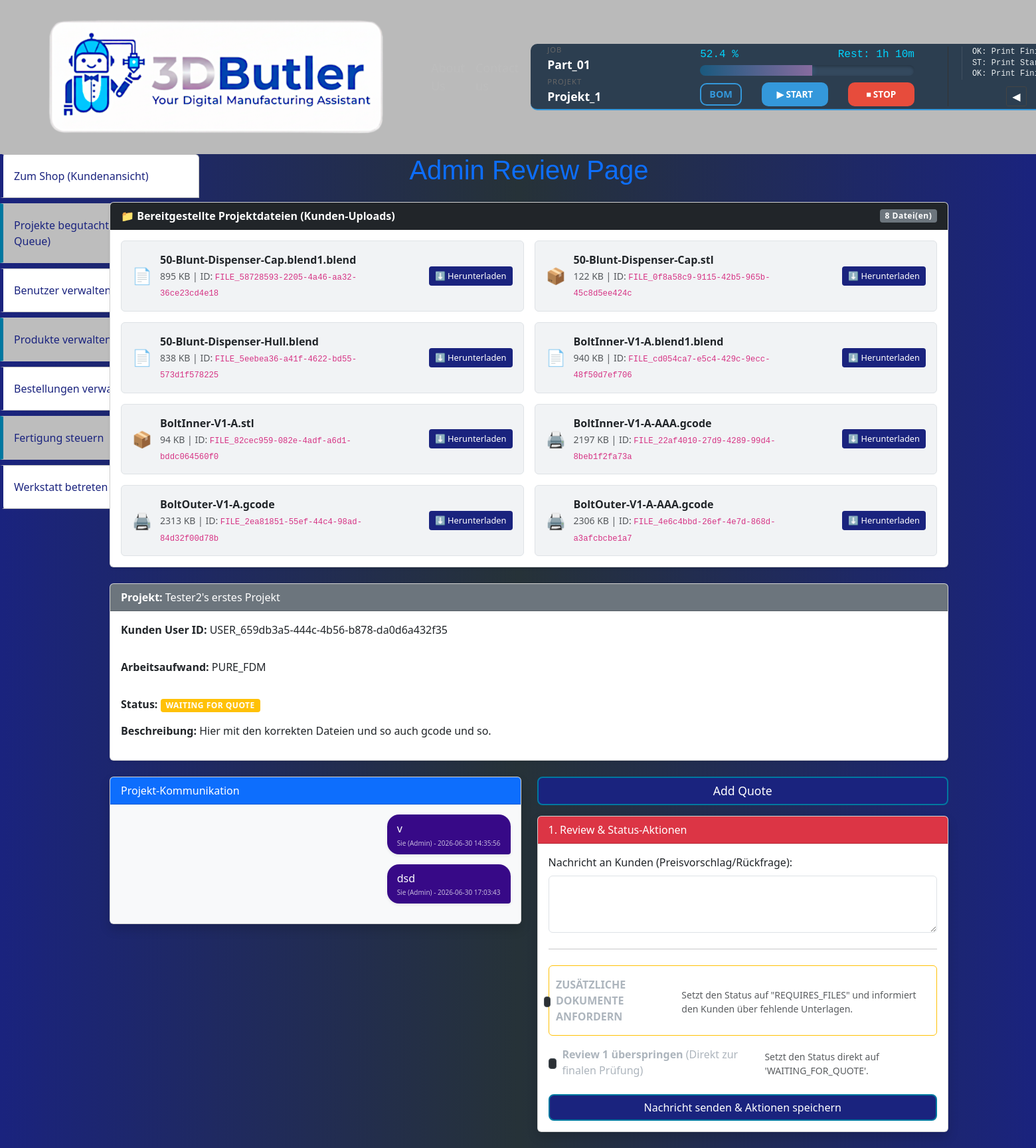
The page /admin/project/PROJ_b1d22b08-fcf6-433f-a78a-d60944efdc03 (signed in) on the database its author committed.
### tables this page shows
CREATE TABLE "Files" ( 
    "FileID" TEXT PRIMARY KEY, 
    "UserID" TEXT NOT NULL,
    "FilePath" TEXT NOT NULL,
    "FileName" TEXT NOT NULL,
    "FileSizeKB" INTEGER NOT NULL,
    FOREIGN KEY("UserID") REFERENCES "Users"("UserID")
);

CREATE TABLE "Projects" (
    "ProjectID" TEXT PRIMARY KEY,
    "FileIDs" TEXT NOT NULL,
    "UserID" TEXT NOT NULL,
    "MaterialType" TEXT NOT NULL,
    "ProjectDescription" TEXT,
    "ProjectName" TEXT,
    "ProjectQuantity" INTEGER,
    "Status" TEXT,
    "VolumeCM3" REAL,
    "PrintTimeMin" INTEGER,
    "EstimatedMaterialG" INTEGER,
    "ProfileID" TEXT,
    "MaterialID" TEXT,
    "DateAdded" DATETIME,
    "Priority" INTEGER,
    "FinalQuotePrice" REAL,
    "QuoteDate" TEXT,
    FOREIGN KEY("FileIDs") REFERENCES "Files"("FileID"),
    FOREIGN KEY("UserID") REFERENCES "Users"("UserID")
);

CREATE TABLE "ProjectMessages" ( 
    "CommID" TEXT PRIMARY KEY, 
    "ProjectID" TEXT NOT NULL, 
    "SenderType" TEXT NOT NULL, 
    "MessageText" TEXT NOT NULL, 
    "Timestamp" TEXT NOT NULL, 
    "IsUnreadAdmin" INTEGER NOT NULL DEFAULT 1, RequiresFileUpload INTEGER DEFAULT 0, RequiredFilesProvided INTEGER DEFAULT 0, 
    FOREIGN KEY("ProjectID") REFERENCES "Projects"("ProjectID") ON DELETE CASCADE 
);

### website/admin_views.py (the view)
@admin_bp.route('/project/<string:project_id>', methods=['GET'])
@check_admin
def project_details(project_id):
    project = project_manager.get_project_details(project_id)
    messages = project_manager.get_project_messages(project_id)
    if not project:
        flash("Projekt nicht gefunden.", 'danger')
        return redirect(url_for('admin_views.dashboard'))
    project_files = []
    file_ids = [fid.strip() for fid in project.get('FileIDs', '').split(',') if fid.strip()]
    for fid in file_ids:
        file_info = project_manager.get_file_by_id(fid)
        if file_info:
            project_files.append(file_info)
    return render_template(
        'admin/admin_project_detail.html',
        project=project,
        messages=messages,
        project_files=project_files
    )

### website/project_manager.py (called while the page is built)
    def get_file_by_id(self, file_id: str):
        import sqlite3
        query = "SELECT FileID, UserID, FilePath, FileName, FileSizeKB FROM Files WHERE FileID = ?"
        try:
            conn = sqlite3.connect(self.db_path)
            conn.row_factory = sqlite3.Row  # Erlaubt Zugriff via Spaltenname als Key
            cursor = conn.cursor()
            cursor.execute(query, (file_id,))
            row = cursor.fetchone()
            cursor.close()
            conn.close()
            if row:
                return dict(row)
            return None
        except sqlite3.Error as e:
            print(f"Datenbankfehler in get_file_by_id: {e}")
            return None

    def get_project_details(self, project_id):
        query = "SELECT ProjectID, FileIDs, UserID, MaterialType, ProjectDescription, ProjectName, ProjectQuantity, Status, VolumeCM3, PrintTimeMin, EstimatedMaterialG, DateAdded, Priority, FinalQuotePrice FROM Projects WHERE ProjectID = ?"
        result = self._execute_query(query, (project_id,), fetch=True)
        if result and result[0]:
            columns = [
                "ProjectID", "FileIDs", "UserID", "MaterialType", "ProjectDescription",
                "ProjectName", "ProjectQuantity","Status", "VolumeCM3", "PrintTimeMin",
                "EstimatedMaterialG", "DateAdded", "Priority", "FinalQuotePrice"
            ]
            project_details = dict(zip(columns, result[0]))
            return project_details
        return None

    def get_project_messages(self, project_id):
        conn = None
        try:
            conn = sqlite3.connect(self.db_path)
            cursor = conn.cursor()
            cursor.execute("PRAGMA table_info(ProjectMessages)")
            columns = [col[1] for col in cursor.fetchall()]  # Name ist Index 1
            query = "SELECT * FROM ProjectMessages WHERE ProjectID = ? ORDER BY Timestamp ASC"
            cursor.execute(query, (project_id,))
            result_rows = cursor.fetchall()
            if not result_rows:
                return []
            messages = [dict(zip(columns, row)) for row in result_rows]
            return messages
        except sqlite3.Error as e:
            print(f"Fehler beim Abrufen der Nachrichten: {e}")
            return []
        finally:
            if conn:
                conn.close()

### website/templates/admin/admin_project_detail.html (shortened to what this page needs)
{% extends 'admin/admin_base.html' %}
{% block body %}
<div class="container content-shift">
    <h1 class="mb-4 text-primary text-center">Admin Review Page</h1>
    <div class="card shadow-sm mb-4">
        <div class="card-header bg-dark text-white d-flex justify-content-between align-items-center">
            <strong>📁 Bereitgestellte Projektdateien (Kunden-Uploads)</strong>
            <span class="badge bg-secondary">{{ project_files | length }} Datei(en)</span>
        </div>
        <div class="card-body">
            {% if project_files %}
                <div class="row g-3">
                    {% for file in project_files %}
                    <div class="col-md-6">
                        <div class="p-3 file-badge d-flex align-items-center justify-content-between">
                            <div class="d-flex align-items-center style-truncate" style="max-width: 70%;">
                                <span style="font-size: 1.5rem; margin-right: 12px;">
                                    {% if file.FileName.lower().endswith('.stl') or file.FileName.lower().endswith('.obj') %}
                                        📦
                                    {% elif file.FileName.lower().endswith('.png') or file.FileName.lower().endswith('.jpg') %}
                                        🖼️
                                    {% elif file.FileName.lower().endswith('.gcode') %}
                                        🖨️
                                    {% else %}
                                        📄
                                    {% endif %}
                                </span>
                                <div class="text-start">
                                    <strong class="d-block text-truncate" title="{{ file.FileName }}">{{ file.FileName }}</strong>
                                    <small class="text-muted">{{ file.FileSizeKB }} KB | ID: <code>{{ file.FileID }}</code></small>
                                </div>
                            </div>
                            <a href="{{ url_for('admin_views.admin_download_file', file_id=file.FileID, project_id=project.ProjectID) }}" class="btn btn-sm btn-outline-primary">
                                ⬇️ Herunterladen
                            </a>
                        </div>
                    </div>
                    {% endfor %}
                </div>
            {% else %}
                <div class="text-center text-muted py-3">
                    <p class="mb-0">⚠ Keine verknüpften Dateien für dieses Projekt in der Datenbank gefunden.</p>
                </div>
            {% endif %}
        </div>
    </div>
    <div class="card shadow-sm mb-4">
        <div class="card-header bg-secondary text-white text-start">
            <strong>Projekt:</strong> {{ project.ProjectName }}
        </div>
        <div class="card-body text-start">
            <strong>Kunden User ID:</strong> {{ project.UserID }}
        </div>
        <div class="card-body text-start">
            <strong>Arbeitsaufwand:</strong> {{ project.MaterialType }}
        </div>
        <div class="card-body text-start">
            <p><strong>Status:</strong> <span class="badge bg-warning">{{ project.Status | replace('_', ' ') }}</span></p>
            <p><strong>Beschreibung:</strong> {{ project.ProjectDescription }}</p>
        </div>
    </div>
    <div class="row">
        <div class="col-lg-6 mb-4">
            <div class="card shadow">
                <div class="card-header bg-primary text-white text-start">
                    Projekt-Kommunikation
                </div>
                <div class="card-body p-0">
                    <div class="message-container" id="chat-messages">
                        {% if messages %}
                            {% for message in messages %}
                                {% set is_admin = message.SenderType == 'Admin' %}
                                <div class="d-flex {{ 'justify-content-end' if is_admin else 'justify-content-start' }}">
                                    <div class="message-bubble {{ 'user-message' if is_admin else 'admin-message' }} shadow-sm">
                                        {{ message.MessageText }}
                                        <div class="timestamp {{ 'text-white' if is_admin else 'text-dark' }}">
                                            {{ 'Sie (Admin)' if is_admin else 'Kunde' }} - {{ message.Timestamp | default('Datum N/A') }}
                                        </div>
                                    </div>
                                </div>
                            {% endfor %}
                        {% else %}
                            <div class="text-center text-muted p-5">
                                <h1>📪</h1>
                                <h5>Noch keine Nachrichten in diesem Projekt.</h5>
                            </div>
                        {% endif %}
                    </div>
                </div>
            </div>
        </div>
        <div class="col-lg-6 mb-4">
            <div class="mb-3">
                {% if project.Status == 'WAITING_FOR_QUOTE' %}
                    <a href="{{ url_for('admin_views.review_final_quote', project_id=project.ProjectID) }}"
                       class="btn btn-success w-100"
                       style="font-size: 1.1rem;">
                        Add Quote
                    </a>
                {% else %}
                    <button type="button" class="btn btn-success w-100" style="font-size: 1.1rem;" disabled>
                        Add Quote
                    </button>
                {% endif %}
            </div>
            <div class="card shadow">
                <div class="card-header bg-danger text-white text-start">
                    1. Review & Status-Aktionen
                </div>
                <div class="card-body text-start">
                    <form method="POST" action="{{ url_for('admin_views.admin_send_review', project_id=project.ProjectID) }}">
                        <div class="mb-3">
                            <label for="message_text" class="form-label">Nachricht an Kunden (Preisvorschlag/Rückfrage):</label>
                            <textarea class="form-control" id="message_text" name="message_text" rows="3" required></textarea>
                        </div>
                        <hr class="my-4">
                        {% if messages.RequiredFilesProvided %}
                        <div class="mb-4 p-3 border border-success bg-light-green rounded text-success">
                            <h5 class="mb-0">ZUSÄTZLICHE DOKUMENTE VORHANDEN</h5>
                            <small class="d-block">Der Kunde hat die nachgeforderten Unterlagen erfolgreich bereitgestellt.</small>
                        </div>
                        {% else %}
                        <div class="form-check mb-3 p-3 border border-warning rounded">
                            <input class="form-check-input" type="checkbox" name="request_documents" id="request_documents">
                            <label class="form-check-label text-warning" for="request_documents">
                                <strong>ZUSÄTZLICHE DOKUMENTE ANFORDERN</strong>
                            </label>
                            <small class="form-text text-muted d-block">Setzt den Status auf "REQUIRES_FILES" und informiert den Kunden über fehlende Unterlagen.</small>
                        </div>
                        {% endif %}
                        <div class="form-check mb-4">
                            <input class="form-check-input" type="checkbox" name="skip_review_1" id="skip_review_1">
                            <label class="form-check-label" for="skip_review_1">
                                <strong>Review 1 überspringen</strong> (Direkt zur finalen Prüfung)
                            </label>
                            <small class="form-text text-muted d-block">Setzt den Status direkt auf 'WAITING_FOR_QUOTE'.</small>
                        </div>
                        <button type="submit" class="btn btn-danger w-100"
                            {% if project.Status != 'PROJECT_COMPLETED' and project.Status != 'UNDER_REVIEW' and project.Status != 'WAITING_FOR_QUOTE' %} disabled {% endif %}>
                            Nachricht senden & Aktionen speichern
                        </button>
                    </form>
                </div>
            </div>
        </div>
    </div>
</div>
{% endblock %}

### website/static/css/style.css (style rules this page uses)
body { position: relative; overflow-x: hidden; }
body::before { content: ""; position: fixed; top: 0; left: -150%; width: 100%; height: 100%; background: linear-gradient( 120deg, transparent, rgba(128, 216, 255, 0.04) 40%, rgba(255, 255, 255, 0.08) 50%, rgba(128, 216, 255, 0.04) 60%, transparent ); z-index: -1; transform: skewX(-25deg); animation: global-shimmer 12s cubic-bezier(0.4, 0, 0.6, 1) infinite; pointer-events: none; }
h1 { font-family: Verdana, Geneva, Tahoma, sans-serif; color: rgb(217, 209, 201); }
.btn { background: #1A237E; border: 2px solid #0078a0; border-radius: 8px; color: #fff; }
.content-shift { padding-left: 45px; }
.form-check-label { color: #adb5bd !important; cursor: pointer; padding-left: 0.5rem; user-select: none; }
.form-check { display: flex; align-items: center; min-height: 1.5rem; }
.form-check-input { background-color: #2b3035; border: 1px solid #495057; }
.badge { letter-spacing: 0.5px; font-weight: 600; border-radius: 4px; }
.btn-sm { padding: 4px 8px; font-size: 0.8rem; border-radius: 4px; border: 1px solid transparent; cursor: pointer; }

### website/templates/admin/admin_project_detail.html (style rules this page uses)
.message-container { max-height: 500px; overflow-y: auto; background-color: #f8f9fa; padding: 15px; border-radius: 8px; }
.message-bubble { max-width: 80%; margin-bottom: 15px; padding: 10px 15px; border-radius: 18px; line-height: 1.4; word-wrap: break-word; }
.user-message { background-color: #370987; color: white; margin-left: auto; border-bottom-right-radius: 4px; }
.timestamp { font-size: 10px; margin-top: 3px; opacity: 0.7; }
.card-body.p-0 > .message-container { border: none !important; }
.file-badge { background-color: #f1f3f5; border: 1px solid #dee2e6; border-radius: 6px; transition: all 0.2s ease; }

### rows shown on the page
Files: FileName "50-Blunt-Dispenser-Cap.blend1.blend", FileSizeKB "895", FileID "FILE_58728593-2205-4a46-aa32-36ce23cd4e18"
Files: FileName "50-Blunt-Dispenser-Cap.stl", FileSizeKB "122", FileID "FILE_0f8a58c9-9115-42b5-965b-45c8d5ee424c"
Files: FileName "50-Blunt-Dispenser-Hull.blend", FileSizeKB "838", FileID "FILE_5eebea36-a41f-4622-bd55-573d1f578225"
Files: FileName "BoltInner-V1-A.blend1.blend", FileSizeKB "940", FileID "FILE_cd054ca7-e5c4-429c-9ecc-48f50d7ef706"
Files: FileName "BoltInner-V1-A.stl", FileSizeKB "94", FileID "FILE_82cec959-082e-4adf-a6d1-bddc064560f0"
Files: FileName "BoltInner-V1-A-AAA.gcode", FileSizeKB "2197", FileID "FILE_22af4010-27d9-4289-99d4-8beb1f2fa73a"
Files: FileName "BoltOuter-V1-A.gcode", FileSizeKB "2313", FileID "FILE_2ea81851-55ef-44c4-98ad-84d32f00d78b"
Files: FileName "BoltOuter-V1-A-AAA.gcode", FileSizeKB "2306", FileID "FILE_4e6c4bbd-26ef-4e7d-868d-a3afcbcbe1a7"
Projects: ProjectName "Tester2's erstes Projekt", UserID "USER_659db3a5-444c-4b56-b878-da0d6a432f35", MaterialType "PURE_FDM", Status "WAITING FOR QUOTE", ProjectDescription "Hier mit den korrekten Dateien und so auch gcode und so."
ProjectMessages: MessageText "v", value "Sie (Admin)", Timestamp "2026-06-30 14:35:56"
ProjectMessages: MessageText "dsd", value "Sie (Admin)", Timestamp "2026-06-30 17:03:43"

### other values the page prints
{{ project_files | length }} "8"
